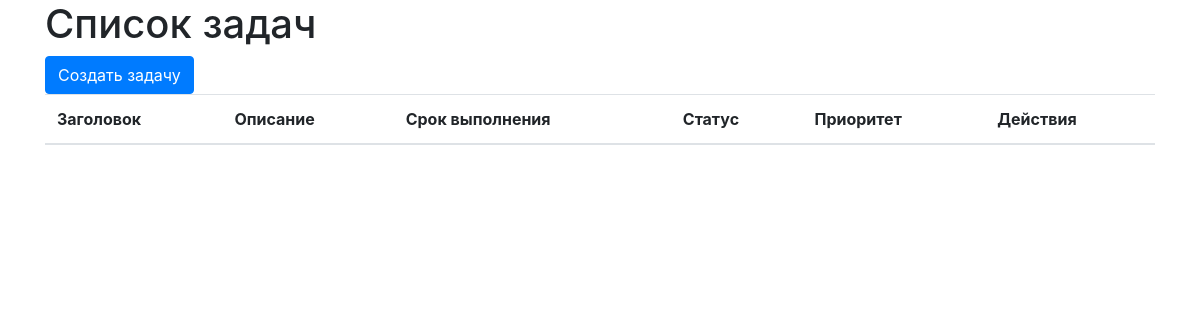
Before: / (signed in) with the older database file.
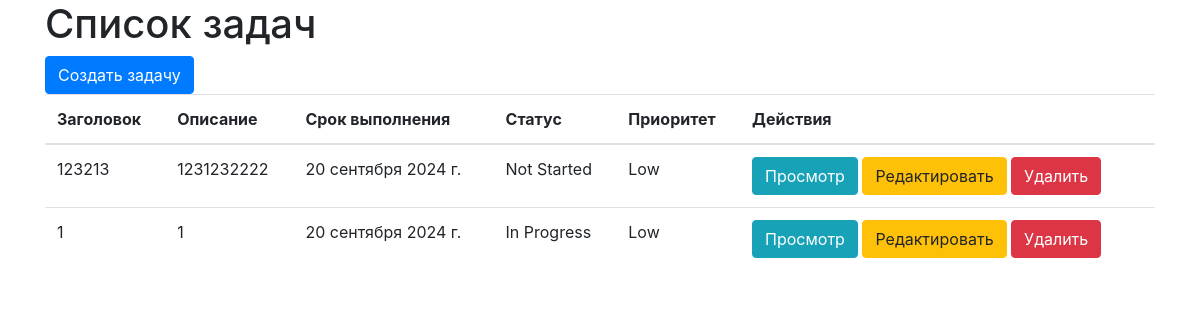
After: the same page with the newer database file.
### tasks/models.py (models this page shows, shortened)
class Task(models.Model):
    STATUS_CHOICES = [
        ('Not Started', 'Не начато'),
        ('In Progress', 'В процессе'),
        ('Completed', 'Завершено'),
    ]
    PRIORITY_CHOICES = [
        ('Low', 'Низкий'),
        ('Medium', 'Средний'),
        ('High', 'Высокий'),
    ]
    title = models.CharField(max_length=200)
    description = models.TextField(blank=True)
    due_date = models.DateField(null=True, blank=True)
    status = models.CharField(max_length=20, choices=STATUS_CHOICES, default='Not Started')
    priority = models.CharField(max_length=10, choices=PRIORITY_CHOICES, default='Low')
    category = models.CharField(max_length=100, blank=True)
    user = models.ForeignKey(User, on_delete=models.CASCADE)

### tasks/views.py (the view)
# urls.py: path('', views.TaskListView.as_view(), name='task_list'),
class TaskListView(LoginRequiredMixin, ListView):
    model = Task
    template_name = 'tasks/task_list.html'
    def get_queryset(self):
        if self.request.user.username == 'admin':  # Замените 'admin' на имя вашего пользователя
            return Task.objects.all()  # Вернуть все задачи для этого пользователя
        return Task.objects.filter(user=self.request.user)  # Вернуть только задачи текущего пользователя

### tasks/templates/tasks/task_list.html
{% extends "base.html" %}
{% block content %}
<h1>Список задач</h1>
<a href="{% url 'task_create' %}" class="btn btn-primary">Создать задачу</a>
<table class="table">
    <thead>
        <tr>
            <th>Заголовок</th>
            <th>Описание</th>
            <th>Срок выполнения</th>
            <th>Статус</th>
            <th>Приоритет</th>
            <th>Действия</th>
        </tr>
    </thead>
    <tbody>
        {% for task in object_list %}
        <tr>
            <td>{{ task.title }}</td>
            <td>{{ task.description }}</td>
            <td>{{ task.due_date }}</td>
            <td>{{ task.status }}</td>
            <td>{{ task.priority }}</td>
            <td>
                <a href="{% url 'task_detail' task.pk %}" class="btn btn-info">Просмотр</a>
                <a href="{% url 'task_edit' task.pk %}" class="btn btn-warning">Редактировать</a>
                <a href="{% url 'task_delete' task.pk %}" class="btn btn-danger">Удалить</a>
            </td>
        </tr>
        {% endfor %}
    </tbody>
</table>
{% endblock %}

Changed rows visible on the page:
added Task: title "123213", description "1231232222", due_date "20 сентября 2024 г.", status "Not Started", priority "Low"
added Task: title "1", description "1", due_date "20 сентября 2024 г.", status "In Progress", priority "Low"
